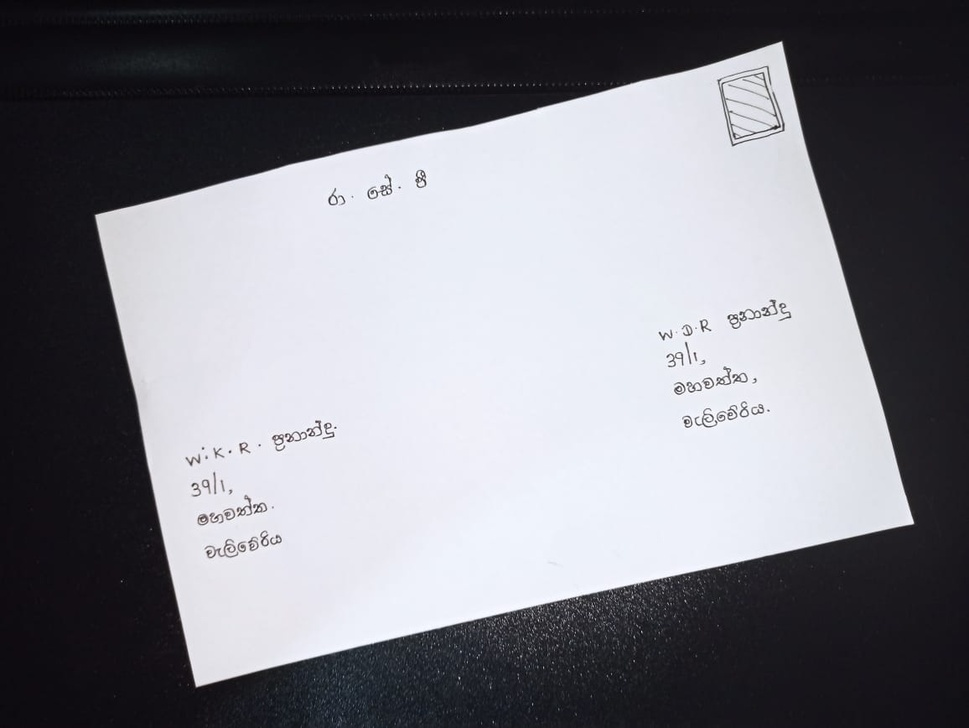
#> input picture images/ad_d2.jpg, 969 x 728 px, shrunk from 1156 x 868 before the run
$ python my_part1.2.py
#> lines starting #> are read from the running program, lines starting #| are printed output that depends on the picture; after the words box and inside, x2 and y2 are one past the last pixel; in counts of white or black regions, pixels touching at a corner belong together
import cv2
import numpy as np

# load image
img = cv2.imread('images/ad_d2.jpg')
#> img is the input picture: shape (728, 969, 3); mean B, G, R 133.5, 126.8, 126.7

# convert to gray
gray = cv2.cvtColor(img, cv2.COLOR_BGR2GRAY)

# threshold image
thresh = cv2.threshold(gray, 150, 255, cv2.THRESH_BINARY)[1]
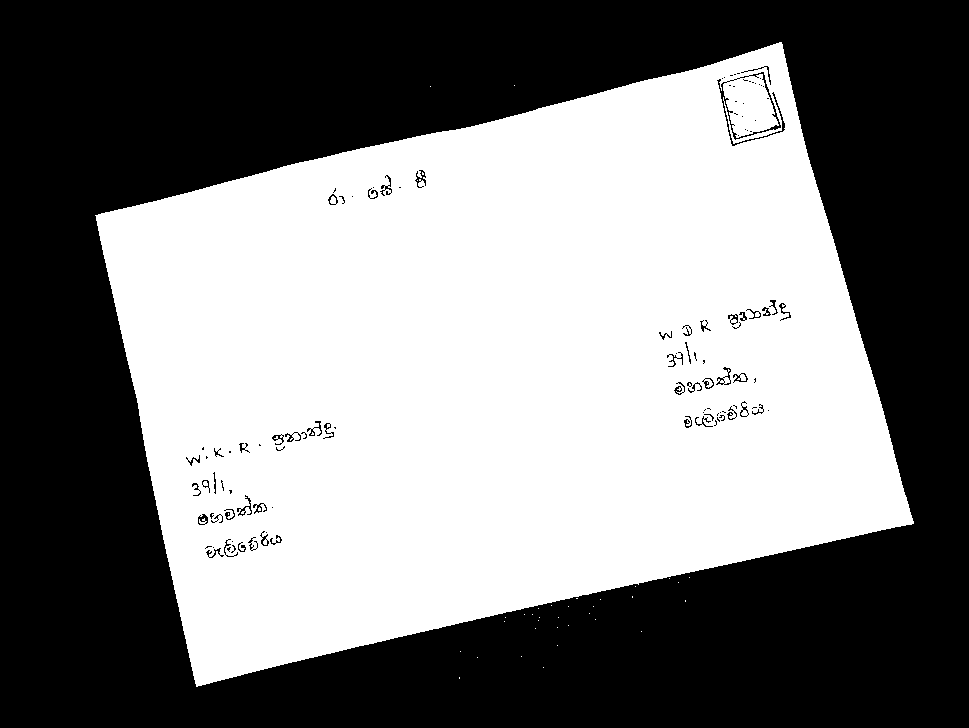
#> thresh: shape (728, 969); 49.2% white; 39 white regions (38 under 20 px), largest, box (x1, y1, x2, y2) and area: (95, 42, 914, 687) 346985

# apply morphology to clean up small white or black regions
kernel = np.ones((5,5), np.uint8)
morph = cv2.morphologyEx(thresh, cv2.MORPH_CLOSE, kernel)
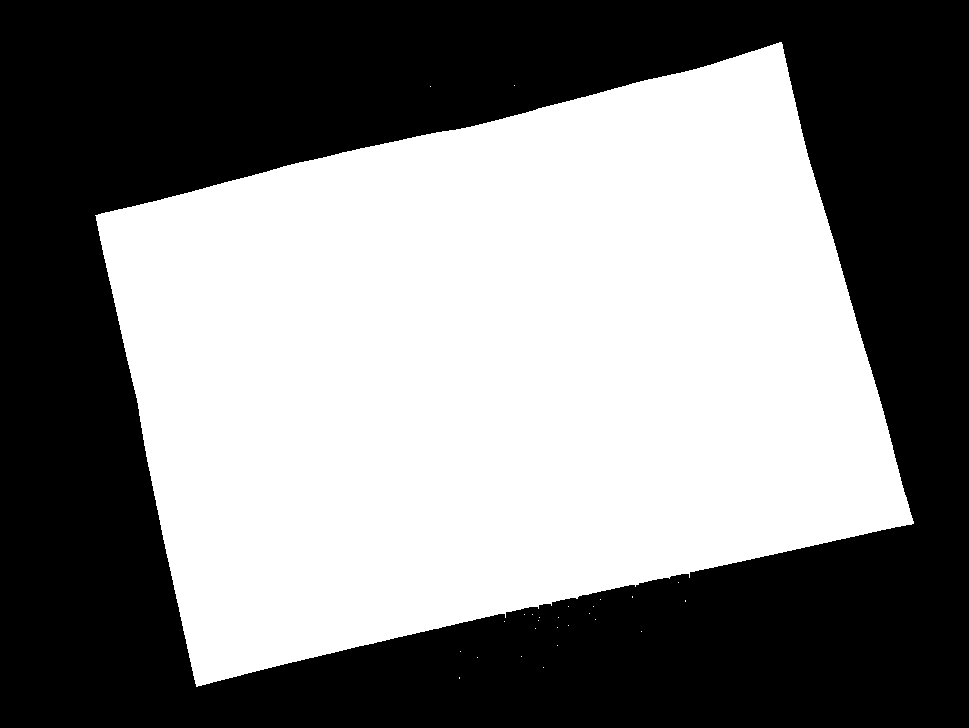
#> morph: shape (728, 969); 49.7% white; 27 white regions (26 under 20 px), largest, box (x1, y1, x2, y2) and area: (95, 42, 914, 687) 350265
morph = cv2.morphologyEx(morph, cv2.MORPH_OPEN, kernel)
#> morph: shape (728, 969); 49.6% white; 1 white region, box (x1, y1, x2, y2) and area: (96, 43, 913, 686) 350239

# thin region to remove excess black border
kernel = np.ones((3,3), np.uint8)
morph = cv2.morphologyEx(morph, cv2.MORPH_ERODE, kernel)
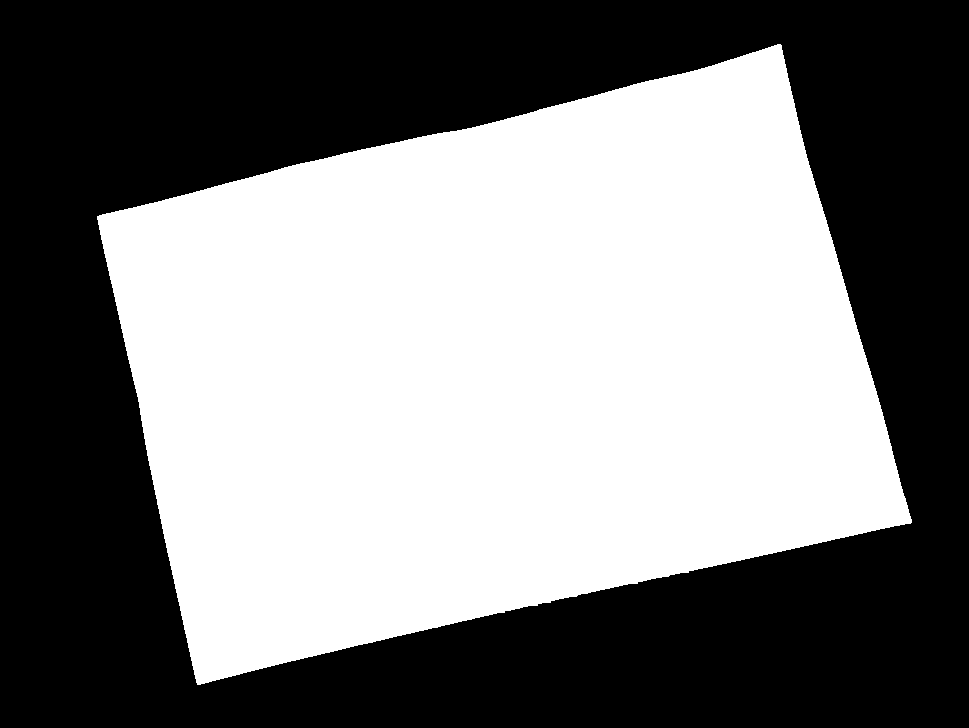
#> morph: shape (728, 969); 49.2% white; 1 white region

# find contours
cntrs = cv2.findContours(morph, cv2.RETR_EXTERNAL, cv2.CHAIN_APPROX_SIMPLE)
#> cntrs = 1 contour; box (x1, y1, x2, y2) and area: (97, 44, 912, 685) 346148
cntrs = cntrs[0] if len(cntrs) == 2 else cntrs[1]

# Contour filtering -- keep largest, vertically oriented object (h/w > 1)
area_thresh = 0
for c in cntrs:
    area = cv2.contourArea(c)
    x,y,w,h = cv2.boundingRect(c)
#    aspect = h / w
    if area > area_thresh:
        big_contour = c
        area_thresh = area
#> this loop made 1 pass
#> (area, x, y, w, h, area_thresh) on pass 1: (346148, 97, 44, 815, 641, 346148)
#> after the loop, area_thresh = 346148; big_contour = contour of 1123 points, box (x1, y1, x2, y2) (97, 44, 912, 685), area 346148

# extract region of text contour from image
x,y,w,h = cv2.boundingRect(big_contour)
text = img[y:y+h, x:x+w]
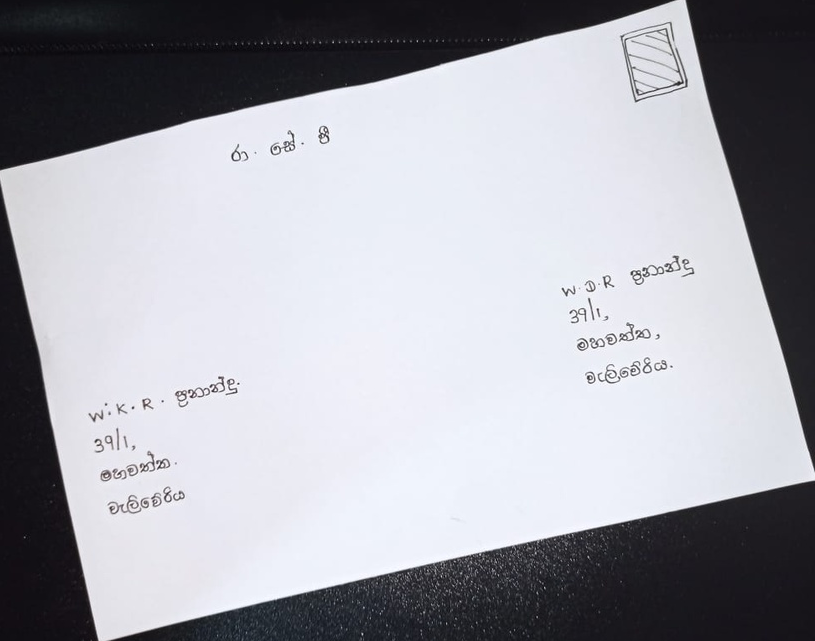
#> text: shape (641, 815, 3); mean B, G, R 171.7, 164.5, 163.9

# extract region from thresholded image
binary_text = thresh[y:y+h, x:x+w]
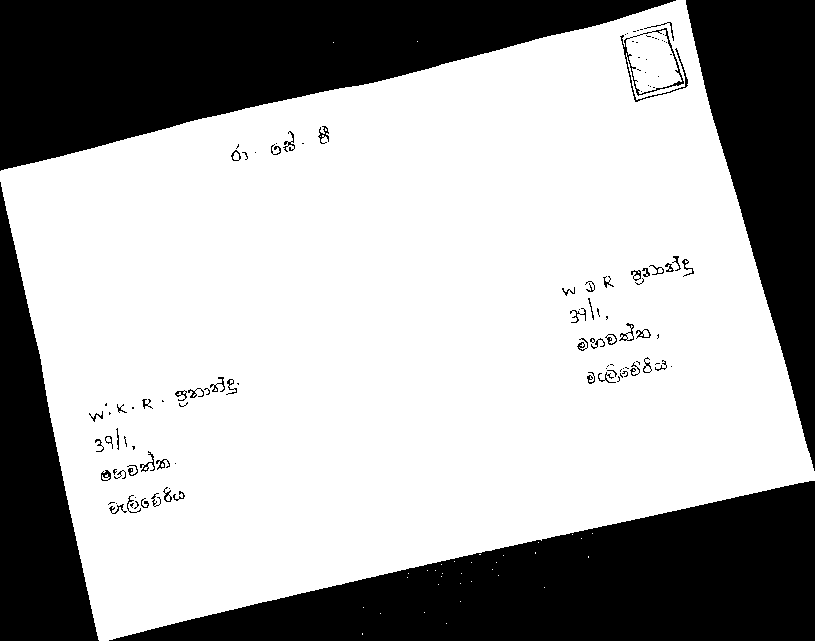
#> binary_text: shape (641, 815); 66.4% white; 118 black regions (66 under 20 px), largest, box (x1, y1, x2, y2) and area: (0, 0, 676, 171) 59424, (109, 481, 815, 641) 58501, (686, 0, 815, 471) 31489

# [5 lines of commented-out code are left out]

cv2.imshow("THRESH", thresh)
cv2.imshow("MORPH", morph)
cv2.imshow("TEXT", text)
cv2.imshow("BINARY TEXT", binary_text)
cv2.waitKey(0)
cv2.destroyAllWindows()

$ run again, with images/ad_d5.jpg copied over images/ad_d2.jpg
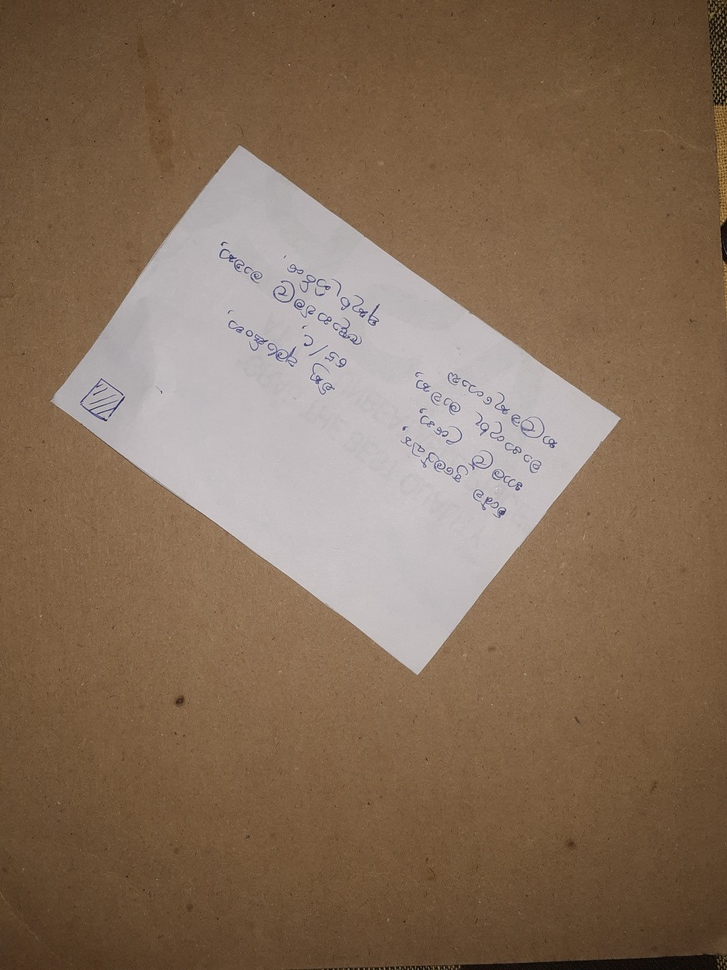
#> input picture images/ad_d5.jpg, 727 x 970 px, shrunk from 3096 x 4128 before the run
#> img is the input picture: shape (970, 727, 3); mean B, G, R 89.3, 110, 133.3
#> `thresh = cv2.threshold(gray, 150, 255, cv2.THRESH_BINARY)[1]`:
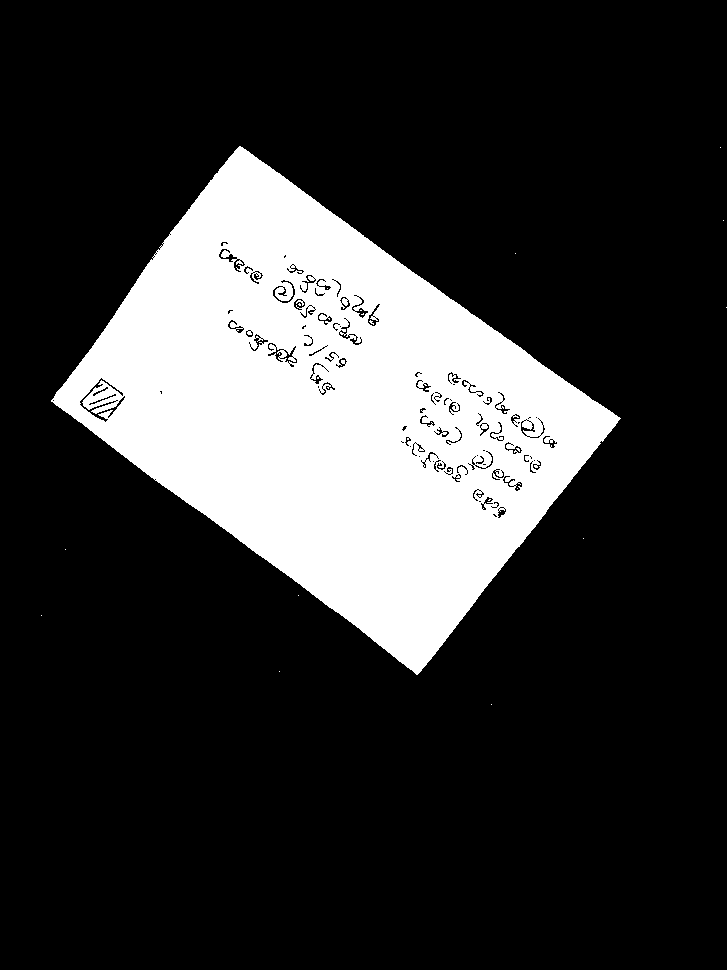
#> thresh: shape (970, 727); 20.6% white; 19 white regions (18 under 20 px), largest, box (x1, y1, x2, y2) and area: (51, 146, 621, 675) 145372
#> cntrs = 1 contour; box (x1, y1, x2, y2) and area: (54, 148, 617, 672) 146329
#> the loop `for c in cntrs:` made 1 pass
#> (area, x, y, w, h, area_thresh) on pass 1: (146329, 54, 148, 563, 524, 146329)
#> after the loop `for c in cntrs:`: area_thresh = 146329; big_contour = contour of 658 points, box (x1, y1, x2, y2) (54, 148, 617, 672), area 146329
#> `binary_text = thresh[y:y+h, x:x+w]`:
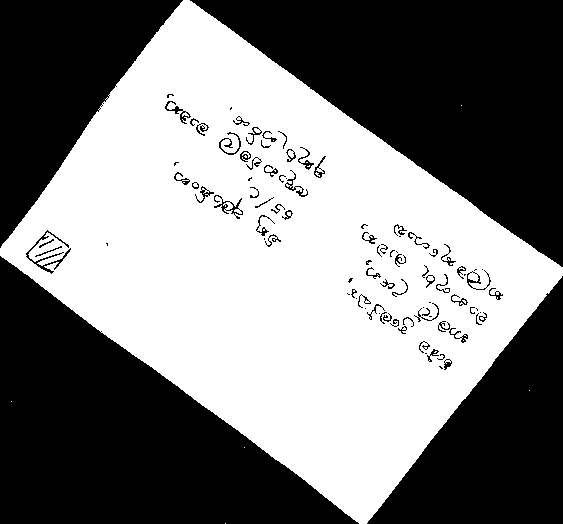
#> binary_text: shape (524, 563); 49.3% white; 14 white regions (13 under 20 px), largest, box (x1, y1, x2, y2) and area: (0, 0, 563, 524) 145329
